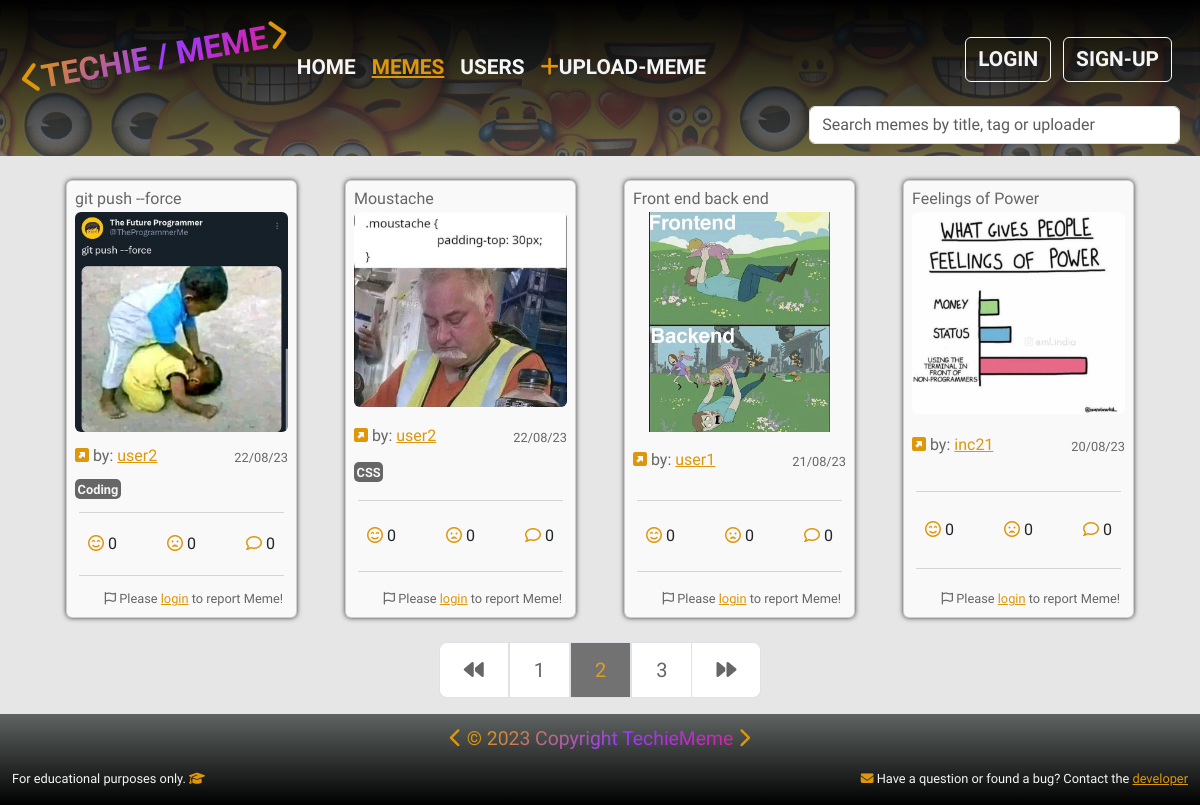
Before: /memes/memes/?page=2 with the older database file.
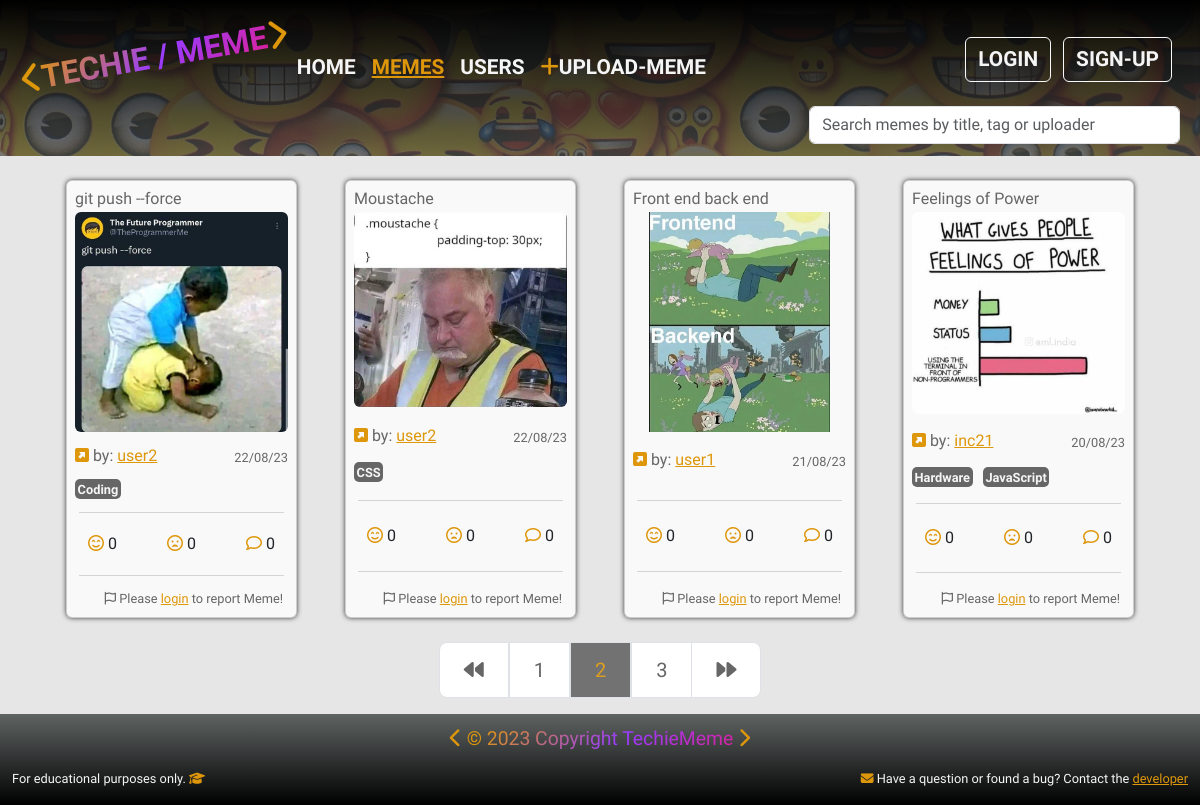
After: the same page with the newer database file.
### memes/models.py (models this page shows, shortened)
class Meme(models.Model):
    uploader = models.ForeignKey(
        UserProfile, on_delete=models.SET_NULL, null=True, blank=True)
    title = models.CharField(max_length=100, null=True, blank=True)
    meme_img = models.ImageField(upload_to='memes/',
                                 default='memes/default.webp')
    tags = models.ManyToManyField('Tag', blank=True)
    smiley_face = models.IntegerField(default=0, null=True, blank=True)
    sad_face = models.IntegerField(default=0, null=True, blank=True)
    created = models.DateTimeField(auto_now_add=True)
    id = models.UUIDField(
        default=uuid.uuid4, unique=True, primary_key=True, editable=False)
    class Meta:
        ordering = ['-created']

class Tag(models.Model):
    name = models.BooleanField(max_length=200)
    created = models.DateTimeField(auto_now_add=True)
    id = models.UUIDField(
        default=uuid.uuid4, unique=True, primary_key=True, editable=False)
    def __str__(self):
        return self.name

### users/models.py (models this page shows)
class UserProfile(models.Model):
    user = models.OneToOneField(User, on_delete=models.CASCADE, null=True,
                                blank=True)
    username = models.CharField(max_length=50, null=True, blank=True)
    first_name = models.CharField(max_length=50, null=True, blank=True)
    last_name = models.CharField(max_length=50, null=True, blank=True)
    location = models.CharField(max_length=100, null=True, blank=True)
    email = models.EmailField(max_length=100, null=True, blank=True)
    bio = models.TextField(null=True, blank=True)
    user_img = models.ImageField(upload_to='users/',
                                 default='users/default_user.webp')
    social_github = models.CharField(max_length=200, null=True, blank=True)
    social_linkedin = models.CharField(max_length=200, null=True, blank=True)
    social_facebook = models.CharField(max_length=200, null=True, blank=True)
    social_youtube = models.CharField(max_length=200, null=True, blank=True)
    social_website = models.CharField(max_length=200, null=True, blank=True)
    created = models.DateTimeField(auto_now_add=True)
    id = models.UUIDField(primary_key=True, default=uuid.uuid4, editable=False)
    def __str__(self):
        return str(self.username)

### memes/views.py (the view)
# urls.py: path('memes/', views.memes, name='memes'),
def memes(request):
    memes, search_form = searchMeme(request)
    page = request.GET.get('page')
    results = 4
    paginator = Paginator(memes, results)
    try:
        memes = paginator.page(page)
    except PageNotAnInteger:
        page = 1
        memes = paginator.page(page)
    except EmptyPage:
        page = paginator.num_pages
        memes = paginator.page(page)
    leftIndex = (int(page) - 3)
    if leftIndex < 1:
        leftIndex = 1
    rightIndex = (int(page) + 4)
    if rightIndex > paginator.num_pages:
        rightIndex = paginator.num_pages + 1
    custom_range = range(leftIndex, rightIndex)
    context = {
        "memes": memes,
        "paginator": paginator,
        "custom_range": custom_range,
        "search_form": search_form,
        }
    return render(request, "memes/memes.html", context)

### memes/utils.py (called while the page is built)
def searchMeme(request):
    search_form = ''
    if request.GET.get('search_form'):
        search_form = request.GET.get('search_form')
    tags = Tag.objects.filter(name__icontains=search_form)
    usernames = UserProfile.objects.filter(username__icontains=search_form)
    memes = Meme.objects.distinct().filter(
        Q(title__icontains=search_form) |
        Q(tags__in=tags) |
        Q(uploader__in=usernames)
        )
    return memes, search_form

### memes/templates/memes/memes.html
{% extends 'main.html' %}
{% block content  %}
<div class="container mb-4">
	<div class="row">
		<div class="col-12 d-flex flex-wrap d-flex justify-content-around">
			{% for meme in memes %}
				<div class="col-sm-6 col-lg-4 col-xl-3 mb-4">
					<div class="card small-card m-4 h-100">
						<div class="card-body m-1 p-1 d-grid align-content-between">
							<a class="text-decoration-none gray" href="{% url 'meme' meme.id %}">
								<h6 class="card-title mb-1">{{ meme.title|truncatechars:"23" }}</h6>
								<img src="{{meme.meme_img.url}}" class="card-img rounded-2 img-small mb-1 mx-auto d-block" alt="User Meme">
							</a>
							<div class="row-col-1 d-flex justify-content-between">
								<div><i class="fa-solid fa-square-up-right yellow"></i> by: <a href="{% url 'single_user' meme.uploader.id %}" class="card-link yellow">{{ meme.uploader }}</a></div>
								<div class="report text-right mt-1">{{ meme.created|date:"d/m/y" }}</div>
							</div>
							<div class="row">
								<div class="col-12">
									{% for tag in meme.tags.all %}
										<span class="tag text-nowrap">{{tag}}</span>
									{% endfor %}
								</div>
							</div>
							<hr class="m-1">
							<div class="row">
								<button class="col-4 btn btn" href=""><i class="fa-regular fa-face-smile-beam yellow"></i>&nbsp;{{ meme.smiley_face }}</button>
								<button class="col-4 btn btn" href=""><i class="fa-regular fa-face-frown-open yellow"></i>&nbsp;{{ meme.sad_face }}</button>
								<button class="col-4 btn btn" href=""><i class="fa-regular fa-comment yellow"></i>&nbsp;0</button>
							</div>
							<hr class="m-1">
							{% if request.user.is_authenticated %}
							<div class="row-col-1 d-flex justify-content-end">
								<a role="button" class="btn report text-end p-0 pe-1"><i class="fa-regular fa-flag"></i> Report Meme!</a>
							</div>
							{% else %}
							<div class="row-col-1 d-flex justify-content-end">
								<a role="button" class="btn report text-end p-0 pe-1" href="{% url 'account_login' %}?next={{request.path}}"><i class="fa-regular fa-flag"></i> Please <span class="active-link">login</span> to report Meme!</a>
							</div>
							{% endif %}
						</div>
					</div>
				</div>
				{% endfor %}
		</div>
	</div>
</div>
{% if memes.has_other_pages %}
<div class="contaier overflow-hidden">
	<div class="row">
		<div class="col-12 d-flex justify-content-center">
			<nav aria-label="Page navigation example">
				<ul class="pagination pagination-lg">
					{% if memes.has_previous %}
					<li class="page-item">
						<a class="page-link pagination-link" href="?page={{memes.previous_page_number}}" aria-label="Previous">
							<span aria-hidden="true"><i class="fa-solid fa-backward"></i></span>
						</a>
					</li>
					{% endif %}
						{% for page in custom_range %}
						{% if page == memes.number %}
						<li><a href="?page={{page}}" class="page-link yellow disabled-btn">{{page}}</a></li>
						{% else %}
						<li><a href="?page={{page}}" class="page-link pagination-link">{{page}}</a></li>
						{% endif %}
						{% endfor %}
					{% if memes.has_next %}
					<li class="page-item">
						<a class="page-link pagination-link" href="?page={{memes.next_page_number}}" aria-label="Next">
							<span aria-hidden="true"><i class="fa-solid fa-forward"></i></span>
						</a>
					</li>
					{% endif %}
				</ul>
			</nav>
		</div>
	</div>
</div>
{% endif %}
{% endblock content %}

### templates/main.html (shortened to what this page needs)
<!DOCTYPE html>
{% load static %}
<html lang="en">
<head>
    <link href="https://cdn.jsdelivr.net/npm/bootstrap@5.3.0/dist/css/bootstrap.min.css" rel="stylesheet">
    <link rel="stylesheet" href="https://cdn.jsdelivr.net/npm/bootstrap-icons@1.10.5/font/bootstrap-icons.css">
    <link rel="stylesheet" type="text/css" media="screen" href='{% static "styles/main.css" %}'>
<body>
    {% include 'header.html' %}
    {% block content %}
    {% endblock content %}
    {% include 'footer.html' %}
</head>
</body>
</html>

### templates/header.html (shortened to what this page needs)
{% load static %}
<header class="p-2 ">
    <nav class="navbar navbar-expand-lg text-nowrap" aria-label="Fifth navbar example">
        <div class="container-fluid">
            <a href="{% url 'home_page' %}" class="d-flex align-items-center mb-2 mb-lg-0 text-white text-decoration-none">
                <div class="img-fluid logo-image"><i class="fa-solid fa-chevron-left yellow"></i><span class="logo-text">TECHIE / MEME</span><i class="fa-solid fa-chevron-right yellow"></i></div>
            </a>
            <div class="collapse navbar-collapse " id="navbarsExample05">
                <ul class="navbar-nav me-auto mb-2 mb-lg-0">
                <li class="nav-item">
                    <a class="{% if request.resolver_match.url_name == 'home_page' %}active-link{% endif %} navbar-item nav-link hover" aria-current="page" href="{% url 'home_page' %}">HOME</a>
                </li>
                <li class="nav-item">
                    <a class="{% if request.resolver_match.url_name == 'memes' or request.resolver_match.url_name == 'meme'  %}active-link{% endif %} navbar-item nav-link hover" href="{% url 'memes' %}">MEMES</a>
                </li>
                <li class="nav-item">
                    <a class="{% if request.resolver_match.url_name == 'user_profiles' or request.resolver_match.url_name == 'single_user' %}active-link{% endif %} nav-link navbar-item hover" href="{% url 'user_profiles' %}">USERS</a>
                </li>
                <li class="nav-item">
                    <a class=" nav-link navbar-item hover" href="{% url 'upload_meme' %}"><i class="fa-solid fa-plus yellow"></i>UPLOAD-MEME</a>
                </li>
                </ul>
                <div class="text-end mb-3">
                    {% if request.user.is_authenticated %}
                        <div class="loggedin btn me-2 navbar-item">
                            <a class="yellow" href="{% url 'single_user' request.user.userprofile.id %}"><i class="fa-regular fa-circle-user"></i> {{ request.user.username}}</a>
                        </div>
                        <a href="{% url 'account_logout' %}" type="button" class="btn btn-outline-light me-2 hover navbar-item">LOGOUT</a>
                        {% else %}
                        <a href="{% url 'account_login' %}" type="button" class="btn btn-outline-light me-2 hover navbar-item">LOGIN</a>
                        <a href="{% url 'account_signup' %}" type="button" class="btn btn-outline-light me-2 hover navbar-item">SIGN-UP</a>
                    {% endif %}
                </div>
            </div>
        </div>
    </nav>
    <div class="container-fluid">
        <div class="row justify-content-center justify-content-md-end">
            <form class="col-10 col-md-6 col-lg-4 mb-1" role="search" action="{% url 'memes' %}" method="get">
                <input id="search_form" type="search" class="form-control" value="{{search_form}}" placeholder="Search memes by title, tag or uploader" name="search_form" aria-label="Search">
            </form>
        </div>
</header>

### templates/footer.html (shortened to what this page needs)
{% load static %}
<footer class="footer">
    <div class="container-fluid">
        <div class="row footer-text">
            <div class="col-12 d-flex justify-content-center">
                <p class="footer-text"><i class="fa-solid fa-chevron-left yellow big-chevron"></i> <span class="yellow">&#xa9;</span> <span class="logo-text"> 2023 Copyright TechieMeme</span> <i class="fa-solid fa-chevron-right big-chevron yellow"></i></p>
            </div>
        </div>
        <div class="row d-none d-lg-flex">
            <div class="col-6">
                <p class="footer-text-small">For educational purposes only. <i class="fa-solid fa-graduation-cap yellow"></i></p>
            </div>
            <div class="col-6 d-lg-flex justify-content-end">
                <p class="footer-text-small"><i class="fa-solid fa-envelope yellow"></i> Have a question or found a bug? Contact the <a class="yellow" href="#">developer</a></p>
            </div>
        </div>
    </div>
</footer>

### static/styles/main.css (style rules this page uses)
* { margin: 0; padding: 0; box-sizing: border-box; }
body { font-family: 'Lexend', 'Lexend Deca', sans-serif; min-height: 100vh; display: flex; flex-direction: column; background-color: #e6e6e6; }
.yellow { color: #DE970B; }
.gray { color: #666666; }
header { background-color: #4C4E52; height: auto; background:linear-gradient(0deg, rgba(80, 86, 85, 0.7), rgba(0, 0, 0, 1)), url("../images/site/background11.webp"); background-size: cover; background-position: top; overflow: hidden; }
.logo-image { max-width: 300px; height: auto; rotate: -10deg; font-size: 2em; font-weight: 800; flex-wrap: nowrap; }
.logo-text { background-image: linear-gradient( -225deg, #DE970B 0%, #9a3bff 29%, #ff1361 67%, #DE970B 100% ); background-size: auto auto; background-clip: border-box; background-size: 200% auto; color: #fff; background-clip: text; -webkit-background-clip: text; -webkit-text-fill-color: transparent; animation: textclip 5s linear infinite; display: inline-block; }
.navbar-item { font-weight: bold; color: whitesmoke; font-weight: 800; font-size: 1.3em; text-decoration: none; margin-top: 1em; }
.small-card { box-shadow: 0px 0px 5px 0px rgba(0,0,0,0.75); color: #666666; background-color: #f9f9f9; max-width: 260px; }
.active-link { color: #DE970B; text-decoration: underline; list-style: none; }
.img-small { max-width: 220px; max-height: 220px; object-fit: contain; object-fit: center; }
.tag { background-color: #666666; color: whitesmoke; font-weight: bold; font-size: 0.8em; padding: 0.2em; border-radius: 5px; margin-right: 0.5em; }
.report { color: #666666; font-size: 0.8em; }
.pagination-link { color: #666666; }
.disabled-btn { pointer-events: none; cursor: default; opacity: 0.9; background-color: #666666; }
footer { background-color: #4C4E52; background:linear-gradient(0deg, rgba(0, 0, 0, 1), rgba(80, 86, 85, 0.9)); color: whitesmoke; margin-top: auto; }
.footer-text { margin-top: 5px; font-size: 1.1em; }
.footer-text-small { font-size: 0.8em; }

Changed rows visible on the page:
changed Meme "Feelings of Power": gains Tag (name "Hardware"); gains Tag (name "JavaScript")
